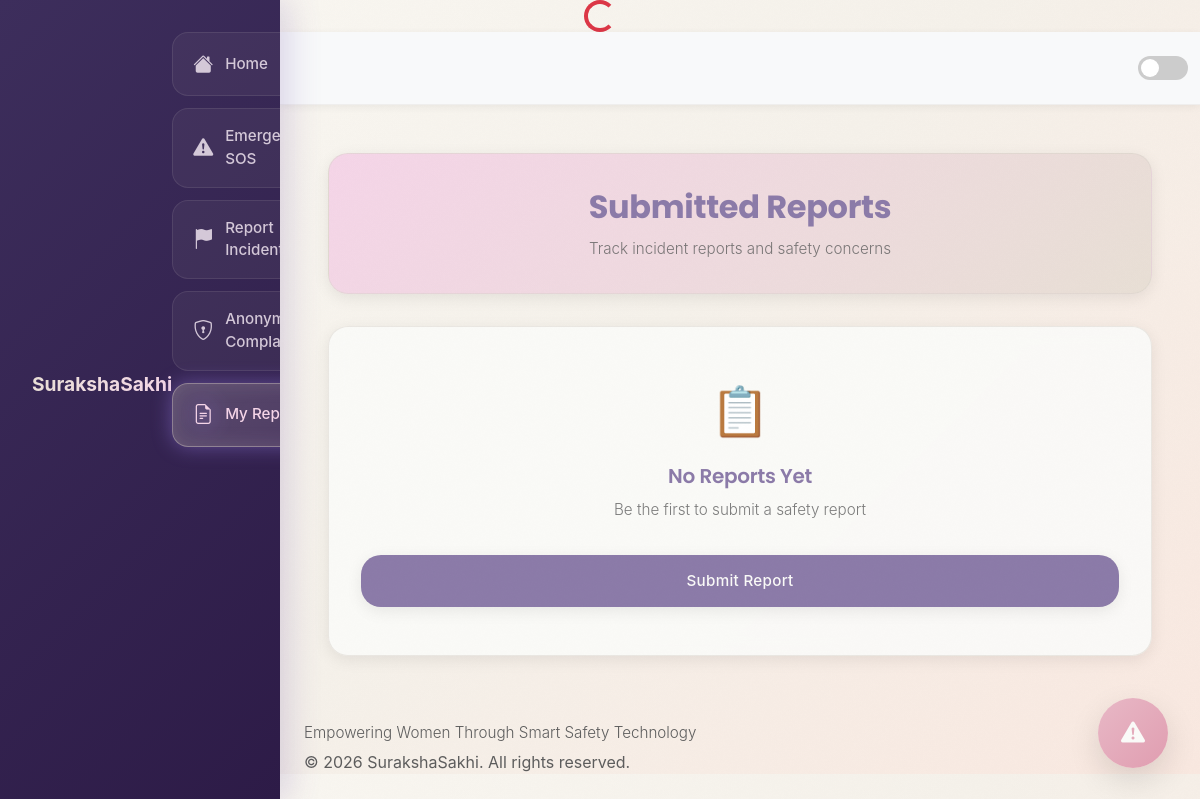
The page /reports on the database as committed earlier.
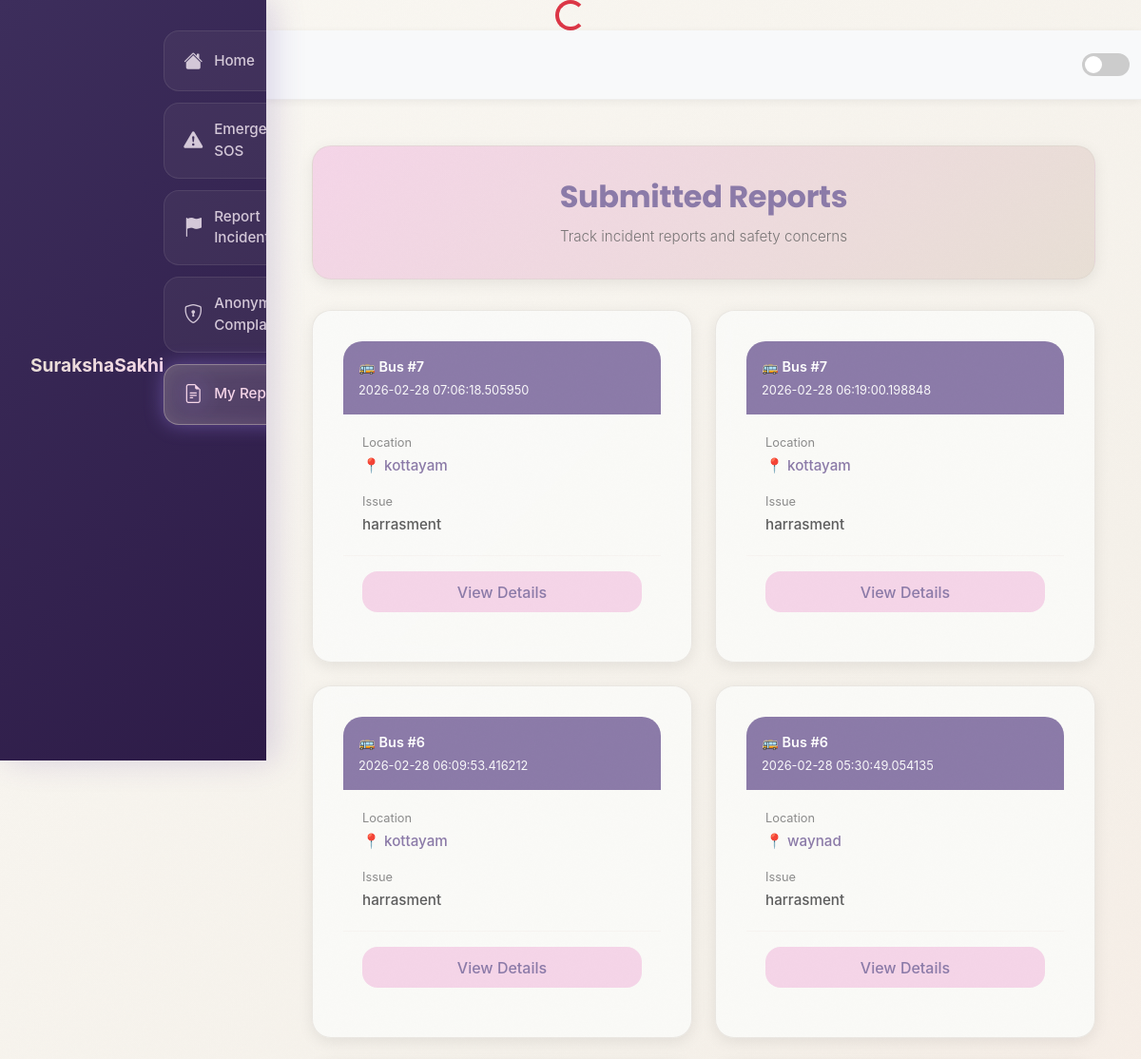
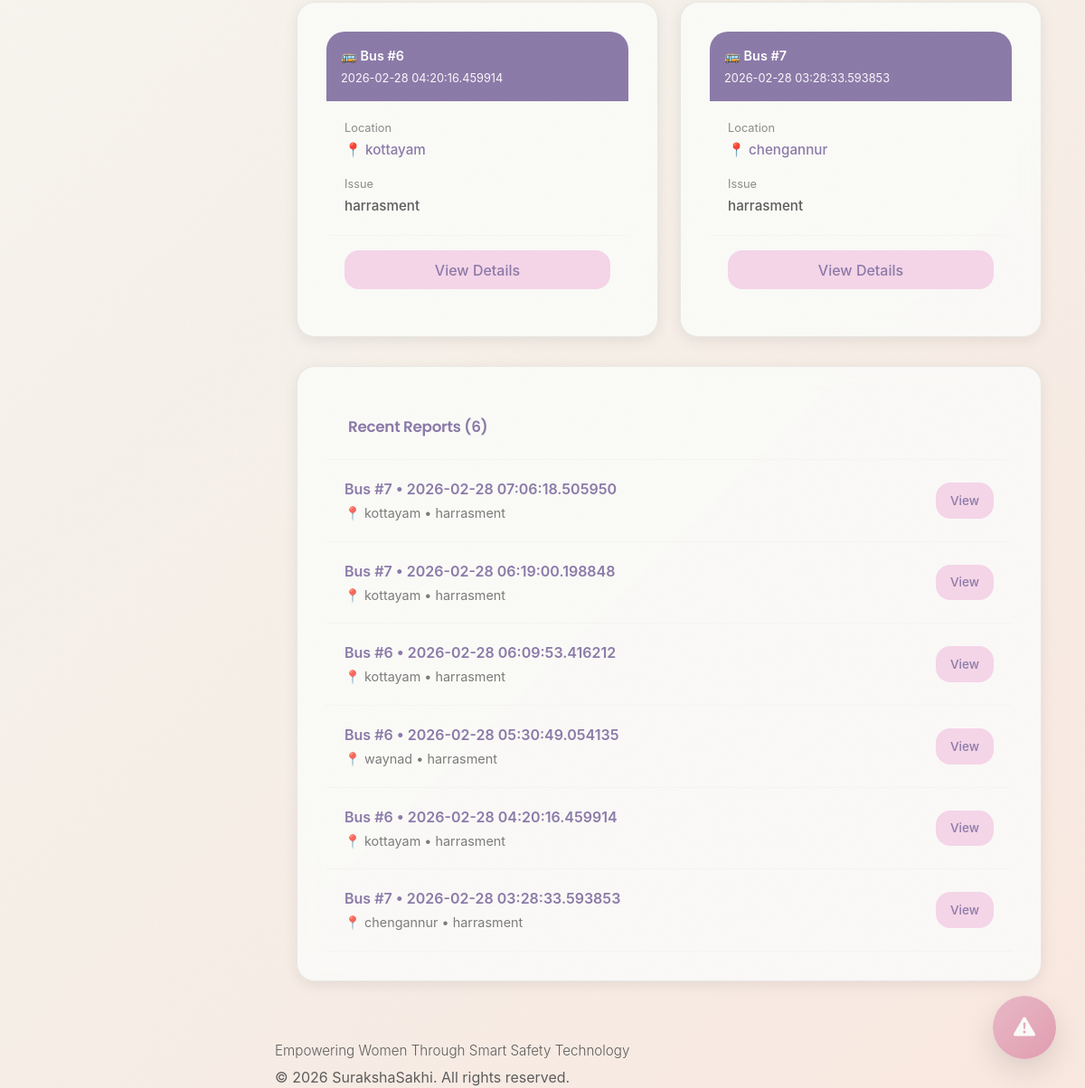
The same page on the database as committed later (2 pictures, top to bottom).
### tables this page shows
CREATE TABLE bus_reports
                 (id INTEGER PRIMARY KEY AUTOINCREMENT,
                  date TEXT,
                  bus_no TEXT,
                  location TEXT,
                  issue TEXT);

### app.py (the view)
@app.route('/reports')
def reports():
    conn = get_db_connection()
    c = conn.cursor()
    c.execute("SELECT date, bus_no, location, issue FROM bus_reports ORDER BY id DESC")
    rows = c.fetchall()
    conn.close()
    return render_template('reports.html', reports=rows)

### app.py (called while the page is built)
@app.context_processor
def inject_csrf_token():
    return {'csrf_token': get_or_create_csrf_token}

def get_db_connection():
    conn = sqlite3.connect(DB_PATH, timeout=30)
    conn.execute("PRAGMA journal_mode=WAL")
    conn.execute("PRAGMA busy_timeout=30000")
    return conn

### templates/reports.html
{% extends 'base.html' %}
{% block content %}
<div class="container" style="max-width: 1000px; margin: 3rem auto 4rem;">
    <div class="card" style="text-align: center; background: linear-gradient(135deg, #F5D5E8 0%, #E8DFD5 100%); padding: 2rem; margin-bottom: 2rem;">
        <h1 style="color: var(--color-purple); font-size: 2rem; margin: 0 0 0.5rem 0;">Submitted Reports</h1>
        <p style="color: var(--color-gray-dark); font-size: 0.95rem; opacity: 0.8; margin: 0;">Track incident reports and safety concerns</p>
    </div>
    {% if reports %}
    <div style="display: grid; grid-template-columns: repeat(auto-fill, minmax(280px, 1fr)); gap: 1.5rem; margin-bottom: 2rem;">
        {% for r in reports %}
        <div class="card" style="display: flex; flex-direction: column; height: 100%;">
            <div style="background: linear-gradient(135deg, var(--color-purple) 0%, #8B7AA8 100%); color: white; padding: 1rem; border-radius: var(--radius-lg) var(--radius-lg) 0 0;">
                <div style="font-weight: 600; font-size: 0.9rem; margin-bottom: 0.25rem;">🚌 Bus #{{ r[1] }}</div>
                <div style="font-size: 0.8rem; opacity: 0.95;">{{ r[0] }}</div>
            </div>
            <div style="padding: 1.25rem; flex-grow: 1;">
                <div style="margin-bottom: 1rem;">
                    <div style="font-size: 0.8rem; color: var(--color-gray-dark); opacity: 0.7; margin-bottom: 0.25rem;">Location</div>
                    <div style="font-weight: 500; color: var(--color-purple); font-size: 0.95rem;">📍 {{ r[2] }}</div>
                </div>
                <div>
                    <div style="font-size: 0.8rem; color: var(--color-gray-dark); opacity: 0.7; margin-bottom: 0.25rem;">Issue</div>
                    <div style="font-weight: 500; color: var(--color-gray-dark); font-size: 0.95rem;">{{ r[3] }}</div>
                </div>
            </div>
            <div style="padding: 0 1.25rem 1.25rem; border-top: 1px solid var(--color-gray-light); padding-top: 1rem;">
                <button style="width: 100%; padding: 0.6rem; background: var(--color-pink); color: var(--color-purple); border: none; border-radius: var(--radius-md); font-weight: 500; cursor: pointer; transition: all 0.25s ease;">
                    View Details
                </button>
            </div>
        </div>
        {% endfor %}
    </div>
    <div class="card" style="margin-bottom: 2rem;">
        <div style="padding: 1.5rem; border-bottom: 1px solid var(--color-gray-light);">
            <h3 style="color: var(--color-purple); font-size: 1.05rem; margin: 0;">Recent Reports ({{ reports|length }})</h3>
        </div>
        <div>
            {% for r in reports %}
            <div style="padding: 1.25rem; border-bottom: 1px solid var(--color-gray-light); display: flex; justify-content: space-between; align-items: center;">
                <div style="flex-grow: 1;">
                    <div style="font-weight: 600; color: var(--color-purple); margin-bottom: 0.25rem;">Bus #{{ r[1] }} • {{ r[0] }}</div>
                    <div style="font-size: 0.9rem; color: var(--color-gray-dark); opacity: 0.8;">📍 {{ r[2] }} • {{ r[3] }}</div>
                </div>
                <button style="padding: 0.6rem 1rem; background: var(--color-pink); color: var(--color-purple); border: none; border-radius: var(--radius-md); font-weight: 500; cursor: pointer; font-size: 0.85rem;">
                    View
                </button>
            </div>
            {% endfor %}
        </div>
    </div>
    {% else %}
    <div class="card" style="text-align: center; padding: 3rem 2rem;">
        <div style="font-size: 3rem; margin-bottom: 1rem;">📋</div>
        <h3 style="color: var(--color-purple); font-size: 1.25rem; margin-bottom: 0.5rem;">No Reports Yet</h3>
        <p style="color: var(--color-gray-dark); font-size: 0.95rem; opacity: 0.8; margin-bottom: 2rem;">Be the first to submit a safety report</p>
        <a href="/bus_sos" class="btn" style="display: inline-block; background: var(--color-purple); color: #FAFAF8; padding: 0.9rem 2rem; border-radius: var(--radius-lg); font-weight: 500; text-decoration: none;">
            Submit Report
        </a>
    </div>
    {% endif %}
</div>
{% endblock %}

### templates/base.html (shortened to what this page needs)
<!DOCTYPE html>
<html lang="en">
<head>
    <link href="https://cdn.jsdelivr.net/npm/bootstrap@5.3.0/dist/css/bootstrap.min.css" rel="stylesheet">
    <link href="https://cdn.jsdelivr.net/npm/bootstrap-icons@1.10.5/font/bootstrap-icons.css" rel="stylesheet">
    <link rel="stylesheet" href="/static/style.css">
</head>
<body class="fade-in {% block body_class %}{% endblock %}">
    <div id="splash" class="d-flex justify-content-center align-items-center">
        <div class="spinner-border text-danger" role="status">
        </div>
    </div>
    <div class="sidebar-container" id="sidebarContainer">
        <a href="/" class="sidebar-brand">
            <span>SurakshaSakhi</span>
        </a>
        <div class="sidebar-menu">
            <a href="/" class="sidebar-item" id="nav-home">
                <i class="bi bi-house-fill"></i>
                <span>Home</span>
            </a>
            <a href="/bus_sos" class="sidebar-item" id="nav-sos">
                <i class="bi bi-exclamation-triangle-fill"></i>
                <span>Emergency SOS</span>
            </a>
            <a href="/instant_report" class="sidebar-item" id="nav-report">
                <i class="bi bi-flag-fill"></i>
                <span>Report Incident</span>
            </a>
            <a href="/anonymous_complaint" class="sidebar-item" id="nav-anonymous">
                <i class="bi bi-shield-lock"></i>
                <span>Anonymous Complaint</span>
            </a>
            <a href="/reports" class="sidebar-item" id="nav-all-reports">
                <i class="bi bi-file-earmark-text"></i>
                <span>My Reports</span>
            </a>
        </div>
    </div>
    <div class="main-content" id="mainContent">
        <nav class="navbar navbar-expand-lg {% block nav_class %}bg-light{% endblock %}" style="box-shadow: 0 2px 8px rgba(0,0,0,0.06);">
            <div class="container-fluid">
                <div class="ms-auto d-flex align-items-center" style="gap: 1rem;">
                    <label class="switch mb-0">
                      <span class="slider"></span>
                    </label>
                </div>
            </div>
        </nav>
        <div class="container my-5">
            {% block content %}{% endblock %}
        </div>
        <footer class="footer">
            <div class="container">
                <p class="mb-1">Empowering Women Through Smart Safety Technology</p>
                <span>© 2026 SurakshaSakhi. All rights reserved.</span>
            </div>
        </footer>
    </div>
    <a href="/bus_sos" class="float-sos" aria-label="SOS">
        <i class="bi bi-exclamation-triangle-fill" style="font-size:1.5rem;"></i>
    </a>
</body>
</html>

### static/style.css (style rules this page uses)
:root { --color-lavender: #E8DFD5; --color-pink: #F5D5E8; --color-peach: #F9E5D0; --color-purple: #8B7AA8; --color-white: #FAFAF8; --color-danger: #E8B8C6; --color-success: #C8DCC8; --color-warning: #F4E4A6; --color-info: #D4E8F0; --color-gray-light: #F7F4F1; --color-gray-medium: #D9D4CC; --color-gray-dark: #5C5C5C; --color-dark-bg: #1f1f1d; --color-dark-text: #e8e8e6; --color-dark-card: #2a2a28; --font-display: 'Poppins', sans-serif; --font-body: 'Inter', sans-serif; --font-xl: 3.5rem; --font-lg: 2rem; --font-md: 1.25rem; --font-base-size: 1rem; --font-sm: 0.875rem; --font-xs: 0.75rem; --spacing-xs: 0.5rem; --spacing-sm: 1rem; --spacing-md: 1.5rem; --spacing-lg: 2rem; --spacing-xl: 3rem; --spacing-2xl: 4rem; --transition-fast: 0.25s cubic-bezier(0.4, 0, 0.2, 1); --transition-base: 0.4s cubic-bezier(0.25, 0.46, 0.45, 0.94); --transition-slow: 0.6s cubic-bezier(0.25, 0.46, 0.45, 0.94); --shadow-sm: 0 2px 8px rgba(0,0,0,0.04); --shadow-md: 0 4px 16px rgba(0,0,0,0.08); --shadow-lg: 0 12px 32px rgba(0,0,0,0.12); --shadow-xl: 0 20px 48px rgba(0,0,0,0.15); --radius-sm: 12px; --radius-md: 16px; --radius-lg: 20px; --radius-xl: 28px; --radius-full: 9999px; }
* { margin: 0; padding: 0; box-sizing: border-box; }
html { scroll-behavior: smooth; }
body { background: linear-gradient(135deg, #FAF8F3 0%, #F5F1EA 50%, #F9E8E0 100%); font-family: var(--font-body); color: var(--color-gray-dark); transition: background var(--transition-base), color var(--transition-base); overflow-x: hidden; position: relative; }
body::before { content: ''; position: fixed; top: 0; left: 0; width: 100%; height: 100%; background-size: 200px 200px; pointer-events: none; z-index: 1; }
h1, h2, h3, h4, h5, h6 { color: var(--color-purple); font-family: var(--font-display); font-weight: 600; letter-spacing: -0.3px; margin-bottom: var(--spacing-sm); line-height: 1.3; }
h1 { font-size: var(--font-xl); font-weight: 700; }
h3 { font-size: var(--font-md); font-weight: 600; }
p { line-height: 1.7; margin-bottom: var(--spacing-md); font-size: 0.95rem; font-weight: 300; }
.card { background: rgba(250, 250, 248, 0.95); backdrop-filter: blur(10px); border: 1px solid rgba(218, 212, 204, 0.5); border-radius: var(--radius-lg); padding: var(--spacing-lg); box-shadow: var(--shadow-md); transition: all var(--transition-base); animation: fadeInUp 0.6s ease; }
.float-sos { position: fixed; bottom: 2rem; right: 2rem; width: 70px; height: 70px; border-radius: 50%; background: linear-gradient(135deg, #E8B8C6 0%, #E09DB0 100%); color: #FAFAF8; display: flex; justify-content: center; align-items: center; font-size: 1.8rem; box-shadow: var(--shadow-lg); animation: softGlow 3s ease-in-out infinite, floatLight 4s ease-in-out infinite; z-index: 1000; transition: all var(--transition-base); text-decoration: none; cursor: pointer; font-weight: 600; }
.float-sos i { animation: subtlePulse 2s ease-in-out infinite; }
.navbar { background: rgba(250, 250, 248, 0.94); backdrop-filter: blur(10px); border-bottom: 1px solid rgba(218, 212, 204, 0.3); box-shadow: var(--shadow-sm); padding: var(--spacing-md) 0; position: sticky; top: 0; z-index: 100; animation: fadeInDown 0.6s ease; }
.container { max-width: 1200px; margin: 0 auto; padding: 0 var(--spacing-md); }
.fade-in { animation: fadeInUp 0.6s ease; }
.switch { position: relative; display: inline-block; width: 50px; height: 24px; }
.slider { position: absolute; cursor: pointer; top: 0; left: 0; right: 0; bottom: 0; background-color: #ccc; transition: .4s; border-radius: 24px; }
.slider:before { position: absolute; content: ""; height: 18px; width: 18px; left: 3px; bottom: 3px; background-color: white; transition: .4s; border-radius: 50%; }

Rows that differ between the two databases and show on the page:
added bus_reports: bus_no "7", date "2026-02-28 07:06:18.505950", location "kottayam", issue "harrasment"
added bus_reports: bus_no "7", date "2026-02-28 06:19:00.198848", location "kottayam", issue "harrasment"
added bus_reports: bus_no "6", date "2026-02-28 06:09:53.416212", location "kottayam", issue "harrasment"
added bus_reports: bus_no "6", date "2026-02-28 05:30:49.054135", location "waynad", issue "harrasment"
added bus_reports: bus_no "6", date "2026-02-28 04:20:16.459914", location "kottayam", issue "harrasment"
added bus_reports: bus_no "7", date "2026-02-28 03:28:33.593853", location "chengannur", issue "harrasment"
Other text that changed with them:
{{ reports|length }}: (not shown) → "6"
text no longer shown: "📋 No Reports Yet Be the first to submit a safety report Submit Report"
text now shown: "Recent Reports ( )"
